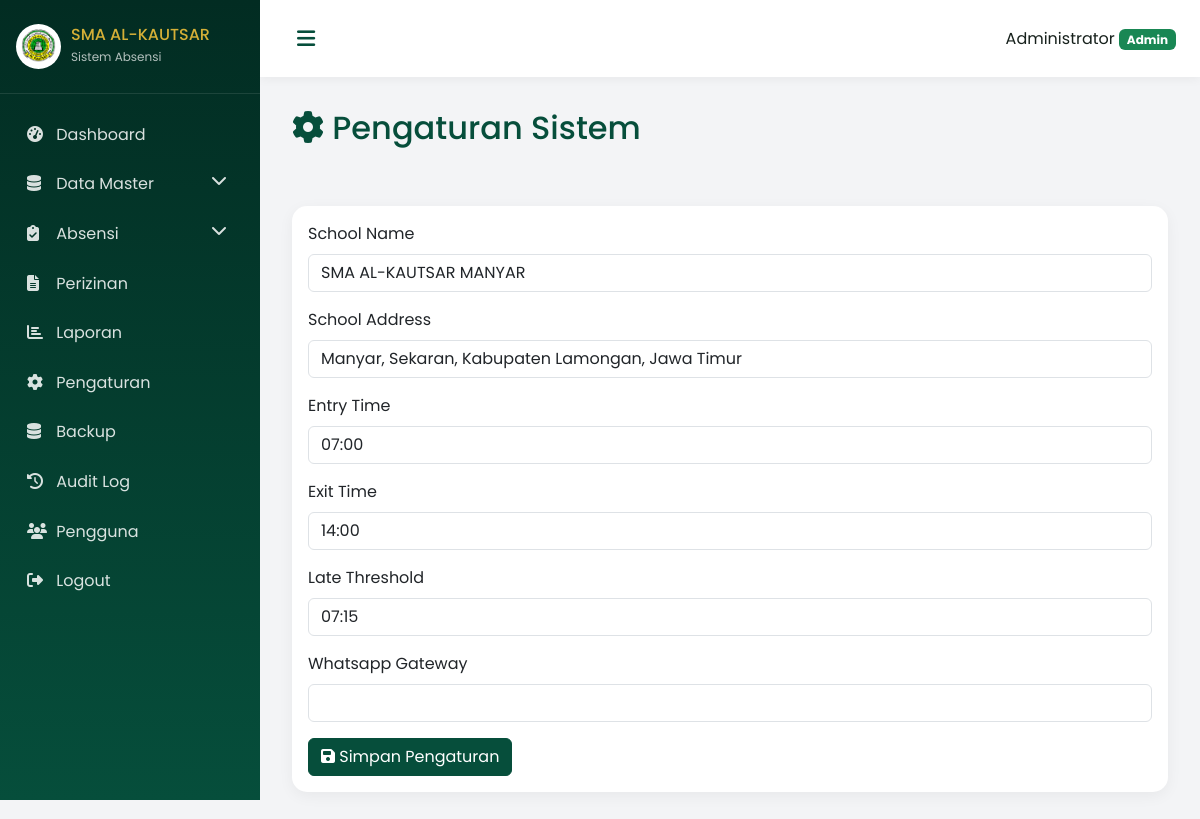
Screenshot of /settings/ (signed in) with the database file from the repository.
### models.py (models this page shows, shortened)
class User(UserMixin, db.Model):
    __tablename__ = 'users'
    id = db.Column(db.Integer, primary_key=True)
    username = db.Column(db.String(80), unique=True, nullable=False, index=True)
    email = db.Column(db.String(120), unique=True, nullable=True)
    password_hash = db.Column(db.String(256), nullable=False)
    role = db.Column(db.String(20), nullable=False, index=True)  # admin, teacher, student, principal
    full_name = db.Column(db.String(120), nullable=False)
    photo = db.Column(db.String(256), nullable=True)
    is_active = db.Column(db.Boolean, default=True)
    created_at = db.Column(db.DateTime, default=datetime.utcnow)
    updated_at = db.Column(db.DateTime, default=datetime.utcnow, onupdate=datetime.utcnow)
    student = db.relationship('Student', backref='user', uselist=False)
    teacher = db.relationship('Teacher', backref='user', uselist=False)

class SystemSetting(db.Model):
    __tablename__ = 'system_settings'
    id = db.Column(db.Integer, primary_key=True)
    key = db.Column(db.String(100), unique=True, nullable=False)
    value = db.Column(db.Text, nullable=False)
    description = db.Column(db.String(200), nullable=True)
    updated_at = db.Column(db.DateTime, default=datetime.utcnow, onupdate=datetime.utcnow)

### routes/settings.py (the view)
@settings_bp.route('/')
@login_required
def index():
    settings = {s.key: s.value for s in SystemSetting.query.all()}
    return render_template('settings/index.html', settings=settings)

### templates/settings/index.html (shortened to what this page needs)
{% extends "base.html" %}
{% block content %}
<div class="page-header">
    <h2><i class="fas fa-cog"></i> Pengaturan Sistem</h2>
</div>
<div class="card">
    <div class="card-body">
        <form method="POST" action="{{ url_for('settings.update') }}">
            {% for key, value in settings.items() %}
            <div class="mb-3">
                <label class="form-label">{{ key|replace('_', ' ')|title }}</label>
                <input type="text" name="setting_{{ key }}" class="form-control" value="{{ value }}">
            </div>
            {% endfor %}
            <button type="submit" class="btn btn-primary"><i class="fas fa-save"></i> Simpan Pengaturan</button>
        </form>
    </div>
</div>
{% endblock %}

### templates/base.html (shortened to what this page needs)
<!DOCTYPE html>
<html lang="id">
<head>
    <link href="https://cdn.jsdelivr.net/npm/bootstrap@5.3.2/dist/css/bootstrap.min.css" rel="stylesheet">
    <link rel="stylesheet" href="https://cdnjs.cloudflare.com/ajax/libs/font-awesome/6.4.2/css/all.min.css">
    <link rel="stylesheet" href="{{ url_for('static', filename='css/style.css') }}">
</head>
<body>
    {% if current_user.is_authenticated %}
    <div class="wrapper">
        <nav class="sidebar" id="sidebar">
            <div class="sidebar-header">
                <img src="{{ url_for('static', filename='images/logo_alkautsar.png') }}" alt="Logo" class="logo">
                <div class="brand-text">
                    <h6>SMA AL-KAUTSAR</h6>
                    <small>Sistem Absensi</small>
                </div>
            </div>
            <ul class="sidebar-menu">
                {% if current_user.role == 'admin' %}
                <li><a href="{{ url_for('admin.dashboard') }}"><i class="fas fa-tachometer-alt"></i> Dashboard</a></li>
                <li class="submenu">
                    <a href="#"><i class="fas fa-database"></i> Data Master <i class="fas fa-chevron-down float-end"></i></a>
                </li>
                <li class="submenu">
                    <a href="#"><i class="fas fa-clipboard-check"></i> Absensi <i class="fas fa-chevron-down float-end"></i></a>
                </li>
                <li><a href="{{ url_for('permissions.index') }}"><i class="fas fa-file-alt"></i> Perizinan</a></li>
                <li><a href="{{ url_for('reports.index') }}"><i class="fas fa-chart-bar"></i> Laporan</a></li>
                <li><a href="{{ url_for('settings.index') }}"><i class="fas fa-cog"></i> Pengaturan</a></li>
                <li><a href="{{ url_for('settings.backup') }}"><i class="fas fa-database"></i> Backup</a></li>
                <li><a href="{{ url_for('admin.audit_log') }}"><i class="fas fa-history"></i> Audit Log</a></li>
                <li><a href="{{ url_for('admin.users') }}"><i class="fas fa-users"></i> Pengguna</a></li>
                {% endif %}
                <li><a href="{{ url_for('auth.logout') }}"><i class="fas fa-sign-out-alt"></i> Logout</a></li>
            </ul>
        </nav>
        <div class="main-content">
            <nav class="navbar">
                <button class="btn btn-link" id="sidebarToggle"><i class="fas fa-bars"></i></button>
                <div class="user-info">
                    <span>{{ current_user.full_name }}</span>
                    <span class="badge bg-success">{{ current_user.role|capitalize }}</span>
                </div>
            </nav>
            <div class="content">
                {% block content %}{% endblock %}
            </div>
        </div>
    </div>
    {% else %}
    {% block guest_content %}{% endblock %}
    {% endif %}
</body>
</html>

### static/css/style.css (style rules this page uses)
:root { --primary-dark: #022C22; --primary: #064E3B; --primary-light: #047857; --accent: #16A34A; --gold: #D4AF37; --gold-soft: #F4D77A; --text-dark: #17211C; --bg-light: #F3F4F6; }
* { font-family: 'Poppins', sans-serif; }
body { background: var(--bg-light); color: var(--text-dark); }
.wrapper { display: flex; min-height: 100vh; }
.sidebar { width: 260px; background: linear-gradient(180deg, #022C22, #064E3B); color: white; padding: 1.5rem 0; position: fixed; height: 100vh; overflow-y: auto; transition: all 0.3s; z-index: 1000; }
.sidebar-header { display: flex; align-items: center; padding: 0 1rem 1.5rem; border-bottom: 1px solid rgba(255,255,255,0.1); }
.sidebar-header .logo { width: 45px; height: 45px; object-fit: contain; background: white; border-radius: 50%; padding: 5px; margin-right: 10px; }
.sidebar-header h6 { margin: 0; color: var(--gold); }
.sidebar-header small { color: rgba(255,255,255,0.7); font-size: 0.75rem; }
.sidebar-menu { list-style: none; padding: 1rem 0; margin: 0; }
.sidebar-menu li a { display: block; padding: 0.8rem 1.5rem; color: rgba(255,255,255,0.85); text-decoration: none; transition: all 0.2s; border-left: 3px solid transparent; }
.sidebar-menu li a i { width: 25px; }
.main-content { margin-left: 260px; flex: 1; transition: all 0.3s; }
.navbar { background: white; padding: 1rem 1.5rem; box-shadow: 0 2px 10px rgba(0,0,0,0.05); display: flex; justify-content: space-between; align-items: center; }
.content { padding: 2rem; }
.card { border: none; border-radius: 15px; box-shadow: 0 4px 15px rgba(0,0,0,0.05); margin-bottom: 1rem; }
.btn-primary { background: var(--primary); border-color: var(--primary); }
.page-header { margin-bottom: 2rem; padding-bottom: 1rem; border-bottom: 2px solid var(--bg-light); }
.page-header h2 { color: var(--primary); }
:root { --primary-dark:#022C22; --primary:#064E3B; --primary-light:#047857; --accent:#16A34A; --gold:#D4AF37; --gold-soft:#F4D77A; --text-dark:#17211C; --bg-light:#F3F4F6; }
* { font-family:'Poppins',sans-serif; }
body { background:var(--bg-light); color:var(--text-dark); margin:0; }
.wrapper { display:flex;min-height:100vh; }
.sidebar { width:260px;background:linear-gradient(180deg,#022C22,#064E3B);color:#fff;padding:1.5rem 0;position:fixed;height:100vh;overflow-y:auto;transition:all .3s;z-index:1000; }
.sidebar-header { display:flex;align-items:center;padding:0 1rem 1.5rem;border-bottom:1px solid rgba(255,255,255,.1); }
.sidebar-header .logo { width:45px;height:45px;object-fit:contain;background:#fff;border-radius:50%;padding:5px;margin-right:10px; }
.sidebar-header h6 { margin:0;color:var(--gold); }
.sidebar-header small { color:rgba(255,255,255,.7);font-size:.75rem; }
.sidebar-menu { list-style:none;padding:1rem 0;margin:0; }
.sidebar-menu li a { display:block;padding:.8rem 1.5rem;color:rgba(255,255,255,.85);text-decoration:none;transition:all .2s;border-left:3px solid transparent; }
.sidebar-menu li a i { width:25px; }
.main-content { margin-left:260px;flex:1;transition:all .3s; }
.navbar { background:#fff;padding:1rem 1.5rem;box-shadow:0 2px 10px rgba(0,0,0,.05);display:flex;justify-content:space-between;align-items:center; }
#sidebarToggle { color:var(--primary)!important;font-size:1.3rem; }
.content { padding:2rem; }
.card { border:none;border-radius:15px;box-shadow:0 4px 15px rgba(0,0,0,.05);margin-bottom:1rem; }
.btn-primary { background:var(--primary);border-color:var(--primary); }
.page-header { margin-bottom:2rem;padding-bottom:1rem;border-bottom:2px solid var(--bg-light); }
.page-header h2 { color:var(--primary); }

### rows the page displays
User: full_name "Administrator", role "Admin"
SystemSetting: key "School Name", value "SMA AL-KAUTSAR MANYAR"
SystemSetting: key "School Address", value "Manyar, Sekaran, Kabupaten Lamongan, Jawa Timur"
SystemSetting: key "Entry Time", value "07:00"
SystemSetting: key "Exit Time", value "14:00"
SystemSetting: key "Late Threshold", value "07:15"
SystemSetting: key "Whatsapp Gateway"
